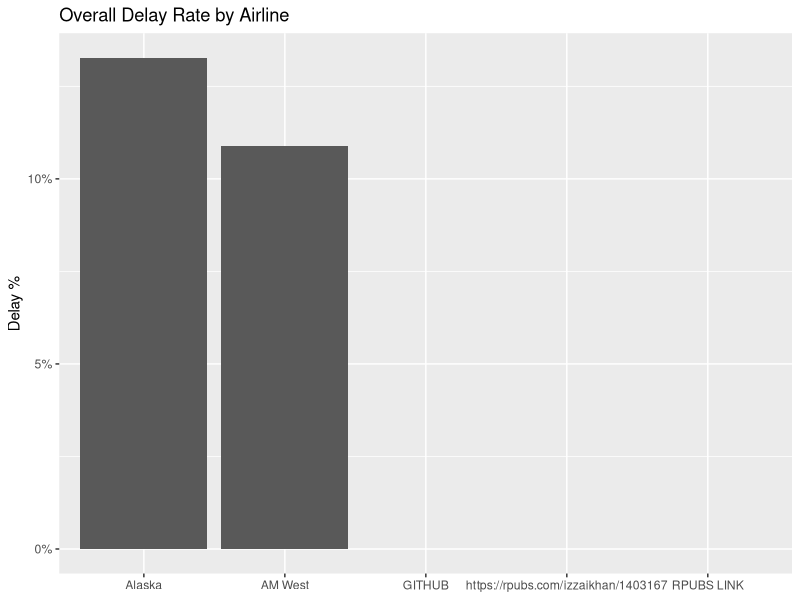
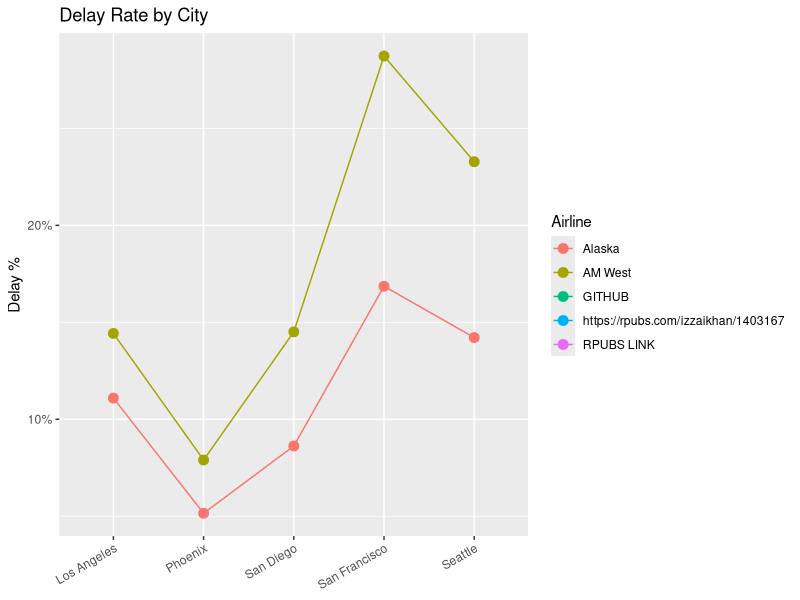

Write the R code that produced these figures, in order.
## ---- chunk 1
knitr::opts_chunk$set(echo = TRUE, message=FALSE, warning=FALSE)
library(tidyverse)
## ---- chunk 2
flights <- read_csv("arrival_delays.csv")
flights
## ---- chunk 3
## Transform from wide to long
## ---- chunk 4
flights_long <- flights %>%
  pivot_longer(
    cols = c(`Los Angeles`, Phoenix, `San Diego`, `San Francisco`, Seattle),
    names_to = "City",
    values_to = "Count"
  )

flights_long
## ---- chunk 5
## Count analysis
## ---- chunk 6
flights_long %>%
  group_by(Airline, Status) %>%
  summarise(Total = sum(Count), .groups="drop")
## ---- chunk 7
## Overall delay percentage by airline
## ---- chunk 8
overall <- flights_long %>%
  group_by(Airline, Status) %>%
  summarise(Total = sum(Count), .groups="drop") %>%
  pivot_wider(names_from = Status, values_from = Total) %>%
  mutate(
    AllFlights = `on time` + delayed,
    DelayRate = delayed / AllFlights
  )
## ---- chunk 9
ggplot(overall, aes(x = Airline, y = DelayRate)) +
  geom_col() +
  scale_y_continuous(labels = scales::percent) +
  labs(title="Overall Delay Rate by Airline", y="Delay %", x=NULL)
## ---- chunk 10
## Delay percentage by city
## ---- chunk 11
by_city <- flights_long %>%
  group_by(Airline, City, Status) %>%
  summarise(Total = sum(Count), .groups="drop") %>%
  pivot_wider(names_from = Status, values_from = Total) %>%
  mutate(
    AllFlights = `on time` + delayed,
    DelayRate = delayed / AllFlights
  )
## ---- chunk 12
ggplot(by_city, aes(x = City, y = DelayRate, group = Airline, color = Airline)) +
  geom_line() +
  geom_point(size = 3) +
  scale_y_continuous(labels = scales::percent) +
  theme(axis.text.x = element_text(angle = 30, hjust = 1)) +
  labs(title="Delay Rate by City", y="Delay %", x=NULL)
